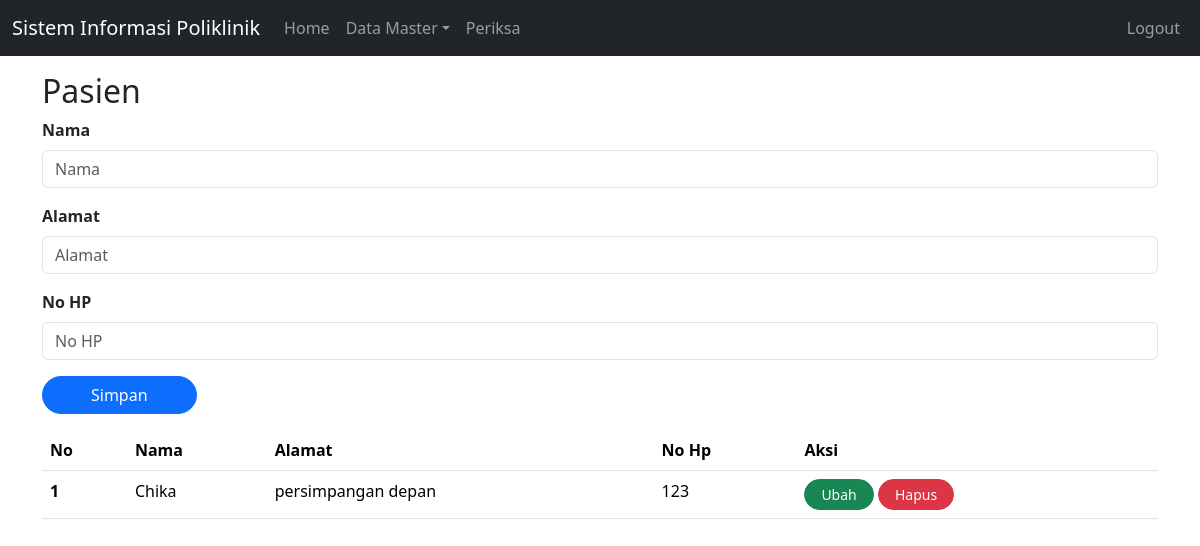
The app's page /index.php?page=pasien (signed in) with its own data.
### tables this page shows
CREATE TABLE `pasien` (
  `id` int(11) NOT NULL,
  `nama` varchar(255) NOT NULL,
  `alamat` varchar(255) NOT NULL,
  `no_hp` varchar(50) NOT NULL
);

### pasien.php (the view, shortened to what this page needs)
<?php
include 'koneksi.php';
if(isset($_SESSION['username'])) {
    ?>
    <form action="" method="POST">
    <div class="mb-3">
        <label for="nama" class="form-label fw-bold">Nama</label>
        <input type="text" class="form-control" id="nama" name="nama" placeholder="Nama">
    </div>
    <div class="mb-3">
        <label for="alamat" class="form-label fw-bold">Alamat</label>
        <input type="text" class="form-control" id="alamat" name="alamat" placeholder="Alamat">
    </div>
    <div class="mb-3">
        <label for="no_hp" class="form-label fw-bold">No HP</label>
        <input type="text" class="form-control" id="no_hp" name="no_hp" placeholder="No HP">
    </div>
    <button class="btn btn-primary px-5 rounded-pill" type="submit" name="submit">Simpan</button>
    </form>
    <?php
    $showSql = "SELECT * FROM pasien";
    $showHasil = $conn->query($showSql);
    if($showHasil->num_rows > 0){
        $no = 1;
        ?>
        <table class="table mt-3">
        <thead>
            <tr>
            <th scope="col">No</th>
            <th scope="col">Nama</th>
            <th scope="col">Alamat</th>
            <th scope="col">No Hp</th>
            <th scope="col">Aksi</th>
            </tr>
        </thead>
        <tbody>
        <?php
        while($row = $showHasil->fetch_assoc()){
        ?>
            <tr>
            <th scope="row"><?php echo $no ?></th>
            <td><?php echo $row['nama']?></td>
            <td><?php echo $row['alamat']?></td>
            <td><?php echo $row['no_hp']?></td>
            <td>
                <a href="index.php?page=pasienEdit&id=<?php echo $row["id"]?>" class="btn btn-success btn-sm rounded-pill px-3">Ubah</a>
                <form action="" method="POST" style="display: inline-block">
                    <button type="submit" class="btn btn-danger btn-sm rounded-pill px-3" name="hapus">Hapus</button>
                </form>
            </td>
            </tr>
        <?php
        $no++;
        }
        ?>
        </tbody>
        </table>
    <?php
    } else {
        echo "Tidak Ada Data";
    }
} else {
    header("location: index.php?page=loginUser");
}
?>

### records on screen
pasien: nama "Chika", alamat "persimpangan depan", no_hp "123"

### other values on screen
$_GET['page'] "Pasien"
